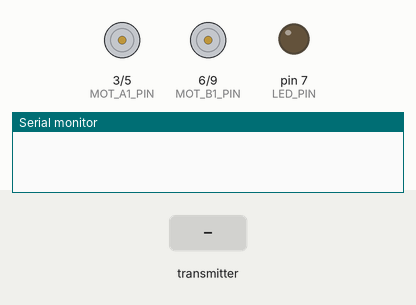
This sketch was run on a simulated Arduino Uno, built with avr-gcc and run on an emulated ATmega328P. Parts: motor-driver pin pairs drawn as motors (green arrow = first pin HIGH = forward, orange = second pin HIGH = backward, longer = more drive), output pins drawn as LEDs (lit = HIGH), the last lines printed to the serial monitor. The test bench sets the inputs (shaded band). No radio packets arrive unless stated.

Above: at 1.25 s.
1.3 s: the transmitter starts sending dataReceived.0 = 0
At 1.8 s:
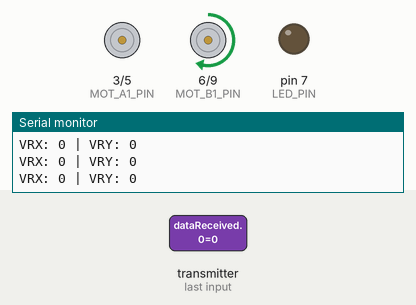
2.8 s: the transmitter starts sending dataReceived.0 = 512
At 4.0 s:
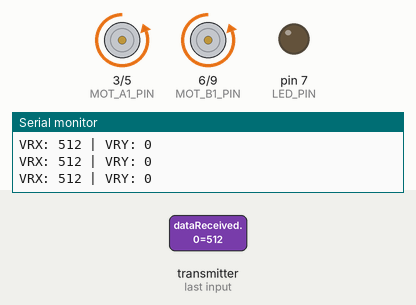
4.3 s: the transmitter starts sending dataReceived.1 = 256
At 5.3 s:
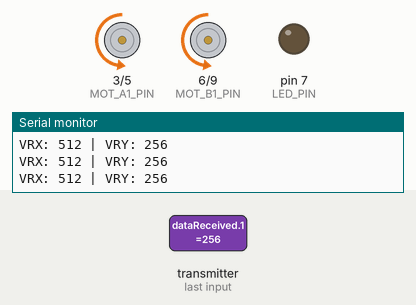
5.8 s: the transmitter starts sending dataReceived.1 = 1023
At 6.4 s:
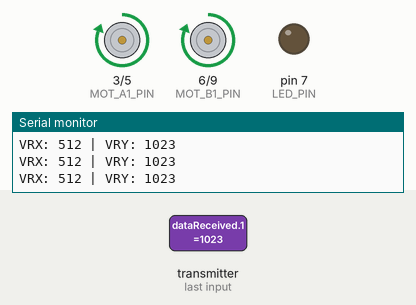
7.3 s: the transmitter starts sending dataReceived.0 = 1023
At 7.6 s:
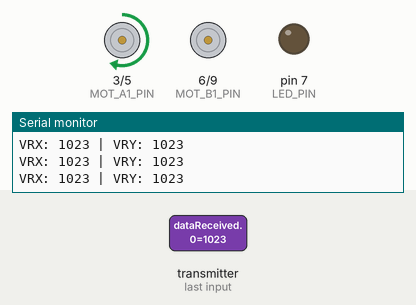
8.8 s: the transmitter starts sending dataReceived.0 = 512
At 9.9 s:
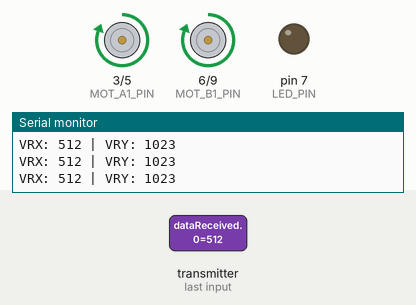
Timing chart, 0 to 11.3 s (numbered marks = the images above; inputs shaded):
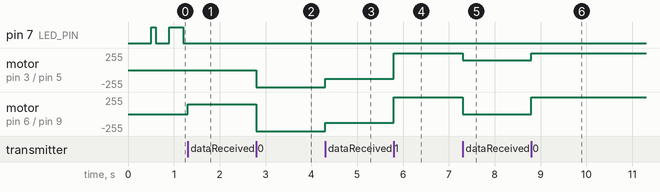

The sketch:

CodeRx_V0.ino
```cpp
#include <SPI.h>
#include <nRF24L01.h>
#include <RF24.h>

#define CE_PIN   8
#define CSN_PIN 10

#define MOT_A1_PIN 3
#define MOT_A2_PIN 5
#define MOT_B1_PIN 6
#define MOT_B2_PIN 9

#define LED_PIN 7      // LED que parpadea si no hay datos
#define DEADZONE 30    // Zona muerta en el eje X

RF24 radio(CE_PIN, CSN_PIN);
const byte address[6] = "00001";
int dataReceived[2];
bool newData = false;

unsigned long lastReceiveTime = 0;
unsigned long timeoutDuration = 500;  // milisegundos sin señal para parpadear LED

void setup() {
  Serial.begin(115200);
  pinMode(MOT_A1_PIN, OUTPUT);
  pinMode(MOT_A2_PIN, OUTPUT);
  pinMode(MOT_B1_PIN, OUTPUT);
  pinMode(MOT_B2_PIN, OUTPUT);
  pinMode(LED_PIN, OUTPUT);

  radio.begin();
  radio.setDataRate(RF24_250KBPS);
  radio.openReadingPipe(1, address);
  radio.startListening();
}

void loop() {
  if (radio.available()) {
    radio.read(&dataReceived, sizeof(dataReceived));
    lastReceiveTime = millis();
    newData = true;
  }

  if (newData) {
    int vrx = dataReceived[0];
    int vry = dataReceived[1];
    controlarMotores(vrx, vry);

    Serial.print("VRX: ");
    Serial.print(vrx);
    Serial.print(" | VRY: ");
    Serial.println(vry);

    newData = false;
  }

  // LED parpadea si no hay datos
  if (millis() - lastReceiveTime > timeoutDuration) {
    digitalWrite(LED_PIN, (millis() / 300) % 2);  // parpadeo
    stopAll();
  } else {
    digitalWrite(LED_PIN, LOW);
  }
}

void controlarMotores(int vx, int vy) {
  int velY = map(vy, 0, 1023, -255, 255);
  int velX = map(vx, 0, 1023, -255, 255);

  // Comportamiento de avance/retroceso
  if (vy > 520) {  // Avanza
    set_motor_pwm(velY, MOT_A1_PIN, MOT_A2_PIN);
    set_motor_pwm(velY, MOT_B1_PIN, MOT_B2_PIN);

  } else if (vy < 500) {  // Retrocede
    set_motor_pwm(velY, MOT_A1_PIN, MOT_A2_PIN);
    set_motor_pwm(velY, MOT_B1_PIN, MOT_B2_PIN);

  } else {
    // Si no hay señal de avance ni retroceso, apagamos ambos motores
    set_motor_pwm(0, MOT_A1_PIN, MOT_A2_PIN);
    set_motor_pwm(0, MOT_B1_PIN, MOT_B2_PIN);
  }

  // Comportamiento de giro
  if (vx > 520) {  // Girar a la derecha → activa solo rueda izquierda
    set_motor_pwm(150, MOT_A1_PIN, MOT_A2_PIN);  // Izquierda gira
    set_motor_pwm(0, MOT_B1_PIN, MOT_B2_PIN);    // Derecha apagada

  } else if (vx < 500) {  // Girar a la izquierda → activa solo rueda derecha
    set_motor_pwm(0, MOT_A1_PIN, MOT_A2_PIN);    // Izquierda apagada
    set_motor_pwm(150, MOT_B1_PIN, MOT_B2_PIN);  // Derecha gira
  }
}


void set_motor_pwm(int pwm, int IN1, int IN2) {
  pwm = constrain(pwm, -255, 255);
  if (pwm > 0) {
    analogWrite(IN1, pwm);
    digitalWrite(IN2, LOW);
  } else if (pwm < 0) {
    digitalWrite(IN1, LOW);
    analogWrite(IN2, -pwm);
  } else {
    digitalWrite(IN1, LOW);
    digitalWrite(IN2, LOW);
  }
}

void stopAll() {
  digitalWrite(MOT_A1_PIN, LOW);
  digitalWrite(MOT_A2_PIN, LOW);
  digitalWrite(MOT_B1_PIN, LOW);
  digitalWrite(MOT_B2_PIN, LOW);
}
```

Measured:
- after the input at 1.3 s, pin 7 (LED_PIN): stops changing and stays LOW; motor on pin 6 (MOT_B1_PIN) / pin 9 (MOT_B2_PIN): stopped → forward 150/255 at once
- after the input at 2.8 s, motor on pin 3 (MOT_A1_PIN) / pin 5 (MOT_A2_PIN): stopped → backward 255/255 at once; motor on pin 6 (MOT_B1_PIN) / pin 9 (MOT_B2_PIN): forward 150/255 → backward 255/255 at once
- after the input at 4.3 s, motor on pin 3 (MOT_A1_PIN) / pin 5 (MOT_A2_PIN), motor on pin 6 (MOT_B1_PIN) / pin 9 (MOT_B2_PIN): backward 255/255 → backward 128/255 at once
- after the input at 5.8 s, motor on pin 3 (MOT_A1_PIN) / pin 5 (MOT_A2_PIN), motor on pin 6 (MOT_B1_PIN) / pin 9 (MOT_B2_PIN): backward 128/255 → forward 255/255 at once
- after the input at 7.3 s, motor on pin 3 (MOT_A1_PIN) / pin 5 (MOT_A2_PIN): forward 255/255 → forward 150/255 at once; motor on pin 6 (MOT_B1_PIN) / pin 9 (MOT_B2_PIN): forward 255/255 → stopped at once
- after the input at 8.8 s, motor on pin 3 (MOT_A1_PIN) / pin 5 (MOT_A2_PIN): forward 150/255 → forward 255/255 at once; motor on pin 6 (MOT_B1_PIN) / pin 9 (MOT_B2_PIN): stopped → forward 255/255 at once
